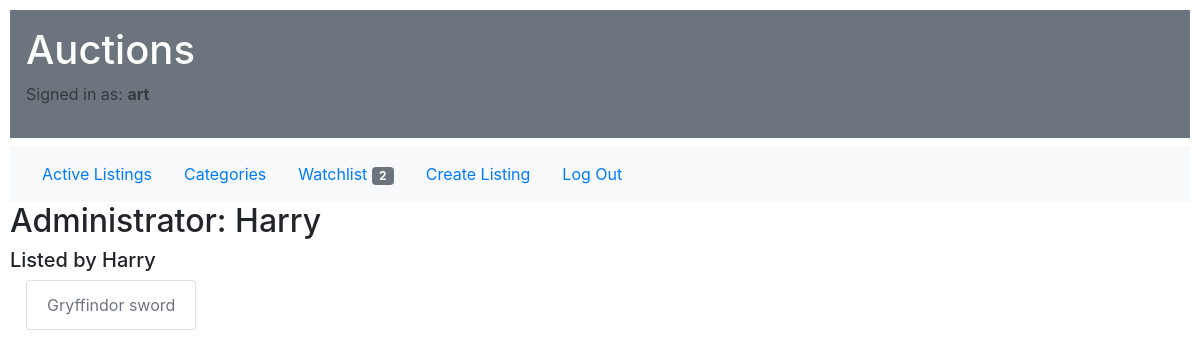
/user/11 (signed in), run on the app's committed database.
### auctions/models.py (models this page shows, shortened)
class User(AbstractUser):
    pass

class Listing(models.Model):
    title = models.CharField(max_length=64)
    description = models.CharField(max_length=500)
    image_url = models.URLField(blank=True)
    NO_CATEGORY = 'NO'
    FASHION = 'FS'
    TOYS = 'TY'
    ELECTRONICS = 'EL'
    HOME = 'HM'
    MAGIC_THINGS = 'MG'
    SPORT = 'SP'
    CATEGORY_CHOICES = [
        (NO_CATEGORY, 'No category'), (FASHION, 'Fashion'), (TOYS, 'Toys'), (ELECTRONICS, 'Electronics'),
        (HOME, 'Home'), (MAGIC_THINGS, 'Magic things'), (SPORT, "Sport")
    ]
    category = models.CharField(max_length=2, choices=CATEGORY_CHOICES, default=NO_CATEGORY)
    current_price = models.FloatField(default=0)
    date_of_creating = models.DateTimeField(auto_created=True, default="2000-01-01 00:00")
    is_active = models.BooleanField(default=True)
    owner = models.ForeignKey(User, on_delete=models.CASCADE, related_name="listings")

### auctions/views.py (the view)
# urls.py: path("user/<int:user_id>", views.user, name="user")
def user(request, user_id):
    try:
        user = User.objects.get(pk = user_id)
    except User.DoesNotExist:
        raise Http404("User not found.")
    wins = []
    listings = []
    for listing in Listing.objects.all():
        if listing.bids.count()>0 and listing.bids.latest('id').bidder.id == user_id and listing.is_active == False:
            wins.append(listing)
        if listing.owner.id == user_id:
            listings.append(listing)
    return render(request, "auctions/user.html",{
        'is_staff': user.is_staff,
        'name': user.username,
        'wins': wins,
        'listings': listings,
        'my_page': request.user.id == user_id
    })

### auctions/context_processors.py (called while the page is built)
def add_variable_to_context(request):
    if request.user.is_authenticated:
        listings_in_watchlist = request.user.watchlist.listings.all().count()
    else:
        listings_in_watchlist = 0
    return {
        'listings_in_watchlist': listings_in_watchlist
    }

### auctions/templates/auctions/user.html (shortened to what this page needs)
{% extends "auctions/layout.html" %}
{% block body %}
    {% if is_staff %}
    <h2>Administrator: {{name}}</h2>
    {% else %}
    <h2>User: {{name}}</h2>
    {% endif %}
    {% if my_page %}
        <h5>My listings</h5>
    {% else %}
        <h5>Listed by {{name}}</h5>
    {% endif %}
    <ul class="ml-3 list-group" style="width: max-content;">
        {% for listing in listings %}
            <li class="list-group-item">
                <a class="text-secondary" href="{% url 'listing' listing.id %}">{{listing.title}}</a>
            </li>
        {% empty %}
            <li class="list-group-item">You haven't won any listing :(</li>
        {% endfor %}
    </ul>
{% endblock %}

### auctions/templates/auctions/layout.html (shortened to what this page needs)
{% load static %}
<!DOCTYPE html>
<html lang="en">
    <head>
        <link rel="stylesheet" href="https://stackpath.bootstrapcdn.com/bootstrap/4.4.1/css/bootstrap.min.css">
        <link href="{% static 'auctions/styles.css' %}" rel="stylesheet">
    </head>
    <body>
        <div class="p-3 mb-2 bg-secondary text-white">
            <h1>Auctions</h1>
            <div class="justify-content-end">
                    {% if user.is_authenticated %}
                        <p class="text-dark">Signed in as: <a href="{% url 'user' user.id %}" class="text-dark"><strong>{{ user.username }}</strong></a></p>
                    {% else %}
                        <p class="text-dark">Not signed in</p>
                    {% endif %}
            </div>
        </div>
        <nav class="navbar navbar-expand-lg navbar-light bg-light">
                <div class="collapse navbar-collapse" id="navbarSupportedContent">
                    <ul class="nav">
                        <li class="nav-item">
                            <a class="nav-link active" href="{% url 'index' %}">Active Listings</a>
                        </li>
                        {% if user.is_authenticated %}
                            <li class="nav-item">
                                <a class="nav-link" href="{% url 'categories' %}">Categories</a>
                            </li>
                            <li class="nav-item">
                                <a class="nav-link" href="{% url 'mywatchlist' %}">
                                    Watchlist
                                    <span class="bg-secondary badge badge-primary badge-pill rounded">{{listings_in_watchlist}}</span>
                                </a>
                            </li>
                            <li class="nav-item">
                                <a class="nav-link" href="{% url 'create' %}">Create Listing</a>
                            </li>
                            <li class="nav-item">
                                <a class="nav-link" href="{% url 'logout' %}">Log Out</a>
                            </li>
                        {% endif %}
                    </ul>
                </div>
            </nav>
        {% block body %}
        {% endblock %}
    </body>
</html>

### auctions/static/auctions/styles.css (style rules this page uses)
body { padding: 10px; }

### data on the page
User: username "art"
User: username "Harry"
Listing: title "Gryffindor sword"

### other printed values
{{ listings_in_watchlist }} "2"
